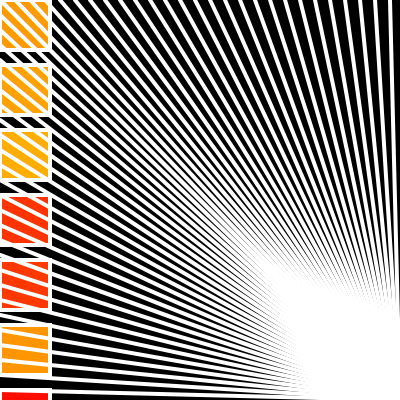
Frame 1 (no input)
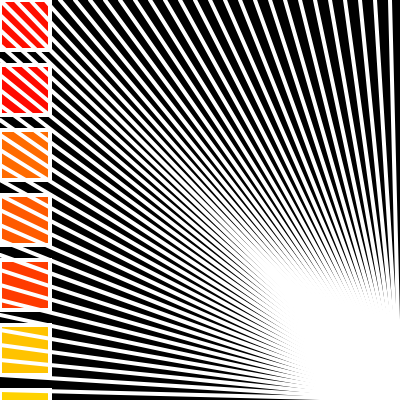
Frame 60 (no input)
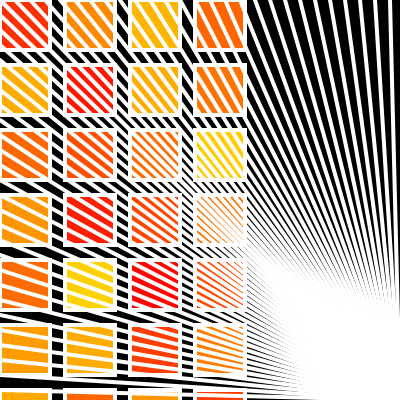
Frame 120 (the mouse pressed at the canvas centre since frame 60)

The p5.js sketch that drew these frames (run headless with seeded random() and noise() and a simulated clock; from frame 60 on, the mouse is pressed at the canvas centre):

// p5.js sketch
// ── sketch.js
function setup() {
  createCanvas(400,400);
}

function draw() {
  background(0);
  strokeWeight(4);
  stroke(255);
  
  for (var x = 0; x <= mouseX; x += 65){
    for (var y = 0; y <= height; y+= 65){
     fill(255, random(215), random(0));
      rect(x,y,50,50);
    }
      
  }
  
    
  for (var i = 0; i<= width; i += 15){
    beginShape();
    vertex(0,i);
    vertex(400,400);
    endShape();
     
    beginShape();
    vertex(i,0);
    vertex(400,400);
    endShape();
  }
}
